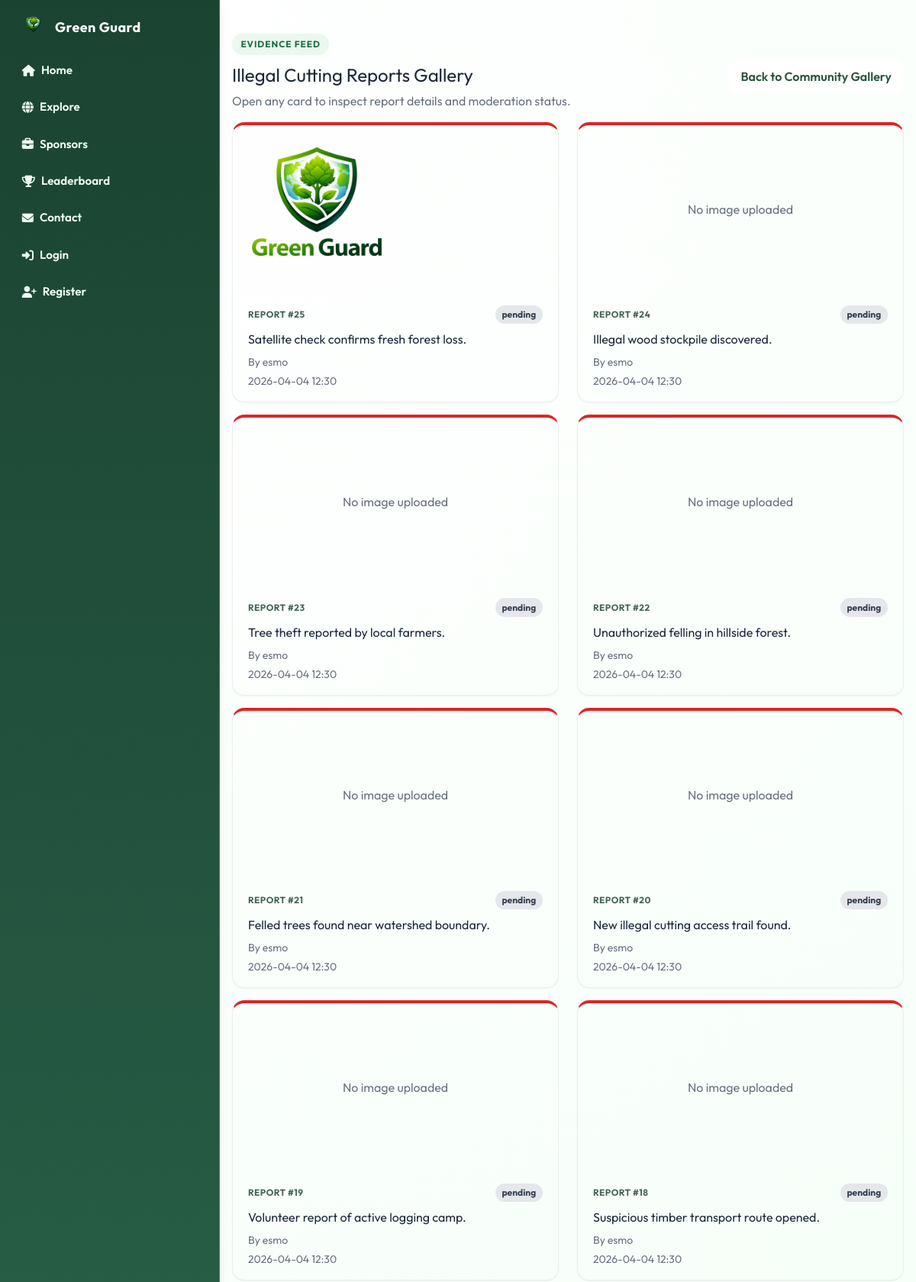
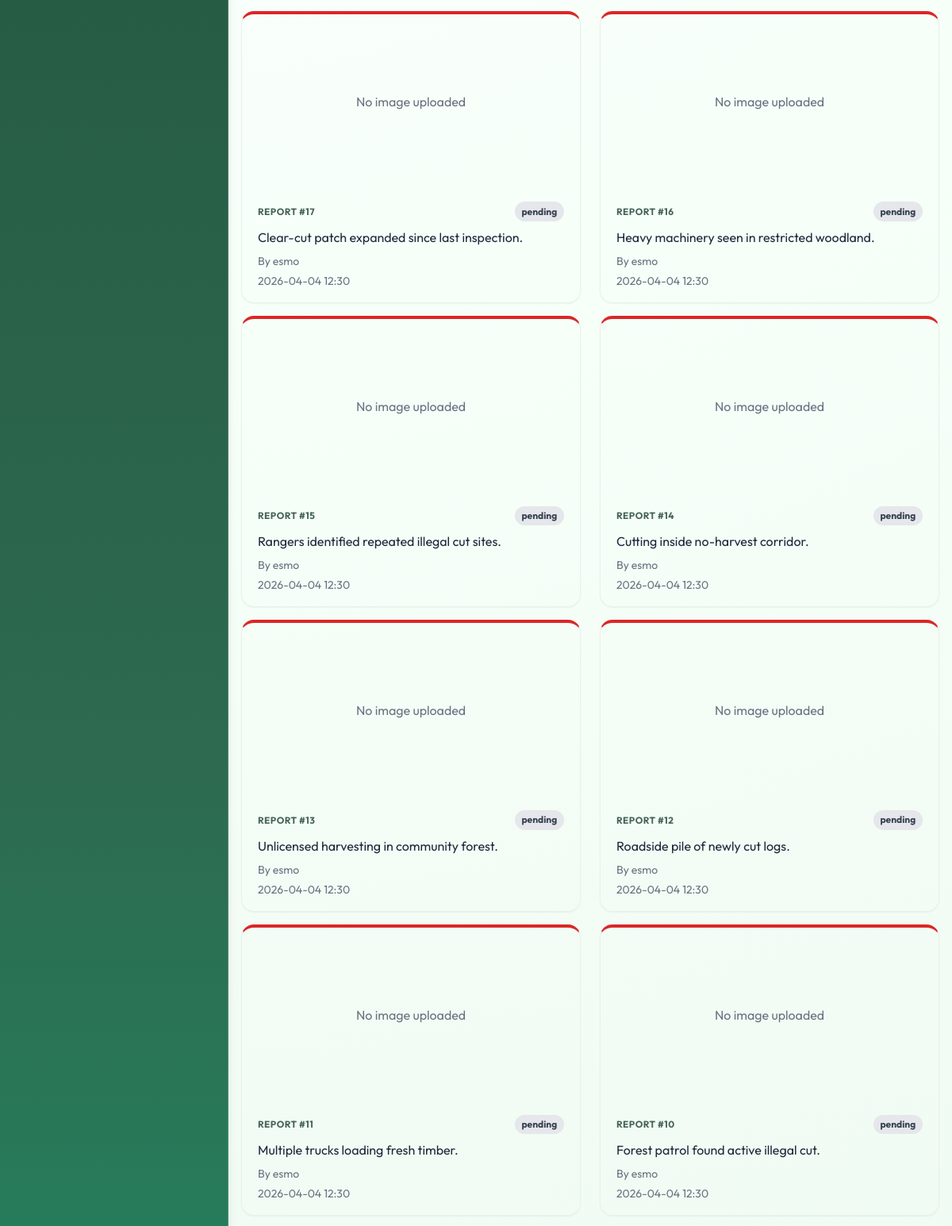
Screenshot of /reports/cutting (upper part) with the database file from the repository (2 pictures, top to bottom).
### models.py (models this page shows)
class CuttingReport(db.Model):
    id = db.Column(db.Integer, primary_key=True)
    description = db.Column(db.Text, nullable=False)
    latitude = db.Column(db.Float, nullable=False)
    longitude = db.Column(db.Float, nullable=False)
    location_text = db.Column(db.String(255))
    image_filename = db.Column(db.String(255))
    status = db.Column(db.String(30), default="pending", nullable=False)
    created_at = db.Column(
        db.DateTime, default=datetime.utcnow, nullable=False)
    user_id = db.Column(db.Integer, db.ForeignKey("user.id"), nullable=False)

class User(UserMixin, db.Model):
    id = db.Column(db.Integer, primary_key=True)
    username = db.Column(db.String(80), unique=True, nullable=False)
    email = db.Column(db.String(120), unique=True, nullable=False)
    password_hash = db.Column(db.String(255), nullable=False)
    role = db.Column(db.String(30), default="individual", nullable=False)
    is_admin = db.Column(db.Boolean, default=False, nullable=False)
    created_at = db.Column(
        db.DateTime, default=datetime.utcnow, nullable=False)
    tree_records = db.relationship(
        "TreeRecord", backref="user", lazy=True, cascade="all, delete-orphan"
    )
    cutting_reports = db.relationship(
        "CuttingReport", backref="user", lazy=True, cascade="all, delete-orphan"
    )
    volunteer_signups = db.relationship(
        "VolunteerCampaignSignup", backref="user", lazy=True, cascade="all, delete-orphan"
    )
    support_donations = db.relationship(
        "SupportDonation", backref="user", lazy=True, cascade="all, delete-orphan"
    )
    created_campaigns = db.relationship(
        "Campaign", backref="creator", lazy=True, foreign_keys="Campaign.creator_user_id"
    )

### routes/reports.py (the view)
@reports_bp.route("/reports/cutting")
def cutting_gallery():
    reports = CuttingReport.query.order_by(
        CuttingReport.created_at.desc()).all()
    return render_template("cutting_gallery.html", reports=reports)

### templates/cutting_gallery.html (shortened to what this page needs)
{% extends 'base.html' %}
{% block content %}
  <section class="container my-5 gg-report-shell">
    <div class="gg-report-page-head mb-4">
      <div>
        <p class="gg-report-kicker mb-2">Evidence Feed</p>
        <h1 class="h3 mb-1">Illegal Cutting Reports Gallery</h1>
        <p class="text-muted mb-0">Open any card to inspect report details and moderation status.</p>
      </div>
      <a href="{{ url_for('reports.view_reports') }}" class="btn gg-btn-soft mt-3 mt-sm-0">Back to Community Gallery</a>
    </div>
    {% if reports %}
      <div class="row">
        {% for report in reports %}
          <div class="col-md-6 col-lg-4 mb-4">
            <article class="card h-100 shadow-sm gg-gallery-card gg-report-gallery-card gg-report-gallery-danger">
              {% if report.image_filename %}
                <img src="{{ url_for('static', filename='uploads/' ~ report.image_filename) }}" class="card-img-top gg-gallery-thumb" alt="Cutting report image" />
              {% else %}
                <div class="card-img-top gg-gallery-thumb d-flex align-items-center justify-content-center bg-light text-muted">No image uploaded</div>
              {% endif %}
              <div class="card-body">
                <div class="d-flex justify-content-between align-items-center mb-2">
                  <span class="gg-report-mini-label">Report #{{ report.id }}</span>
                  <span class="badge badge-secondary text-uppercase">{{ report.status }}</span>
                </div>
                <p class="mb-2">
                  {{ report.description[:110] }}{% if report.description|length > 110 %}...{% endif %}
                </p>
                <p class="mb-1 small text-muted">By {{ report.user.username }}</p>
                <p class="mb-0 small text-muted">{{ report.created_at.strftime('%Y-%m-%d %H:%M') }}</p>
              </div>
            </article>
          </div>
        {% endfor %}
      </div>
    {% else %}
      <div class="gg-report-empty">No cutting reports yet.</div>
    {% endif %}
  </section>
{% endblock %}

### static/css/style.css (style rules this page uses)
:root { --gg-green-dark: #2f6b47; --gg-green-mid: #5fa07c; --gg-green-soft: #ecf9f0; --gg-earth: #b8a398; --gg-blush: #dff3e5; --gg-sky: #d8efe0; --gg-lemon: #f1f8dc; --gg-text: #223229; --gg-shadow: 0 10px 24px rgba(74, 125, 95, 0.16); }
body { font-family: 'Outfit', sans-serif; background: radial-gradient(circle at 8% 4%, #ffffff 0%, #f7fff9 35%, #eefaf1 70%, #e7f6ea 100%); color: var(--gg-text); }
.card { border: 1px solid #edf3ee; border-radius: 14px; box-shadow: var(--gg-shadow); }
.gg-gallery-card { border-radius: 16px; overflow: hidden; transition: transform 0.25s ease, box-shadow 0.25s ease; }
.gg-report-shell { animation: gg-fade-up 0.45s ease; }
.gg-report-kicker { display: inline-flex; align-items: center; border-radius: 999px; background: #eaf8ee; color: #1f6b45; font-size: 0.74rem; font-weight: 700; letter-spacing: 0.08em; text-transform: uppercase; padding: 0.32rem 0.72rem; }
.gg-btn-danger, .gg-btn-success, .gg-btn-soft { border: none; border-radius: 10px; padding: 0.55rem 1rem; font-weight: 700; text-decoration: none; }
.gg-btn-soft { border: 1px solid #cadfd1; background: #ffffff; color: #27553d; }
.gg-report-page-head { display: flex; flex-wrap: wrap; align-items: center; justify-content: space-between; gap: 1rem; }
.gg-report-gallery-card { border: 1px solid #e9f1eb; }
.gg-report-gallery-danger { border-top: 4px solid #dc2626; }
.gg-report-mini-label { font-size: 0.74rem; font-weight: 700; color: #466457; letter-spacing: 0.04em; text-transform: uppercase; }
.gg-gallery-thumb { height: 220px; object-fit: cover; }
.btn, .form-control, .custom-select { border-radius: 10px; }
.container { width: 100%; max-width: 1120px; margin-left: auto; margin-right: auto; padding-left: 1rem; padding-right: 1rem; }
.row { display: flex; flex-wrap: wrap; margin-left: -0.75rem; margin-right: -0.75rem; }
[class*="col-"] { width: 100%; padding-left: 0.75rem; padding-right: 0.75rem; }
.col-md-3, .col-md-4, .col-md-5, .col-md-6, .col-md-8, .col-lg-5, .col-lg-8 { width: 100%; }
@media (min-width: 768px) { .col-md-6 { width: 50%; } }
.d-flex { display: flex; }
.align-items-center { align-items: center; }
.justify-content-between { justify-content: space-between; }
.justify-content-center { justify-content: center; }
.text-muted { color: #6b7280; }
.small, small { font-size: 0.875rem; }
.h3 { font-size: 1.5rem; }
.card-header, .card-body { padding: 1rem 1.25rem; }
.btn { display: inline-flex; align-items: center; justify-content: center; gap: 0.35rem; font-weight: 600; border: 1px solid transparent; padding: 0.5rem 0.95rem; cursor: pointer; text-decoration: none; }
.badge { display: inline-block; border-radius: 999px; padding: 0.2rem 0.55rem; font-size: 0.75rem; font-weight: 700; }
.badge-secondary { background: #e5e7eb; color: #374151; }
.shadow-sm { box-shadow: 0 6px 18px rgba(74, 125, 95, 0.12); }
.h-100 { height: 100%; }
.mt-3 { margin-top: 1rem; }
.my-5 { margin-top: 3rem; margin-bottom: 3rem; }
.mb-0 { margin-bottom: 0; }
.mb-1 { margin-bottom: 0.25rem; }
.mb-2 { margin-bottom: 0.5rem; }
.mb-4 { margin-bottom: 1.5rem; }

### rows the page displays
CuttingReport: image_filename (picture), id "25", status "pending", description "Satellite check confirms fresh forest loss.", user.username "esmo", created_at "2026-04-04 12:30"
CuttingReport: shows "No image uploaded", id "24", status "pending", description "Illegal wood stockpile discovered.", user.username "esmo", created_at "2026-04-04 12:30"
CuttingReport: shows "No image uploaded", id "23", status "pending", description "Tree theft reported by local farmers.", user.username "esmo", created_at "2026-04-04 12:30"
CuttingReport: shows "No image uploaded", id "22", status "pending", description "Unauthorized felling in hillside forest.", user.username "esmo", created_at "2026-04-04 12:30"
CuttingReport: shows "No image uploaded", id "21", status "pending", description "Felled trees found near watershed boundary.", user.username "esmo", created_at "2026-04-04 12:30"
CuttingReport: shows "No image uploaded", id "20", status "pending", description "New illegal cutting access trail found.", user.username "esmo", created_at "2026-04-04 12:30"
CuttingReport: shows "No image uploaded", id "19", status "pending", description "Volunteer report of active logging camp.", user.username "esmo", created_at "2026-04-04 12:30"
CuttingReport: shows "No image uploaded", id "18", status "pending", description "Suspicious timber transport route opened.", user.username "esmo", created_at "2026-04-04 12:30"
CuttingReport: shows "No image uploaded", id "17", status "pending", description "Clear-cut patch expanded since last inspection.", user.username "esmo", created_at "2026-04-04 12:30"
CuttingReport: shows "No image uploaded", id "16", status "pending", description "Heavy machinery seen in restricted woodland.", user.username "esmo", created_at "2026-04-04 12:30"
CuttingReport: shows "No image uploaded", id "15", status "pending", description "Rangers identified repeated illegal cut sites.", user.username "esmo", created_at "2026-04-04 12:30"
CuttingReport: shows "No image uploaded", id "14", status "pending", description "Cutting inside no-harvest corridor.", user.username "esmo", created_at "2026-04-04 12:30"
CuttingReport: shows "No image uploaded", id "13", status "pending", description "Unlicensed harvesting in community forest.", user.username "esmo", created_at "2026-04-04 12:30"
CuttingReport: shows "No image uploaded", id "12", status "pending", description "Roadside pile of newly cut logs.", user.username "esmo", created_at "2026-04-04 12:30"
CuttingReport: shows "No image uploaded", id "11", status "pending", description "Multiple trucks loading fresh timber.", user.username "esmo", created_at "2026-04-04 12:30"
CuttingReport: shows "No image uploaded", id "10", status "pending", description "Forest patrol found active illegal cut.", user.username "esmo", created_at "2026-04-04 12:30"
